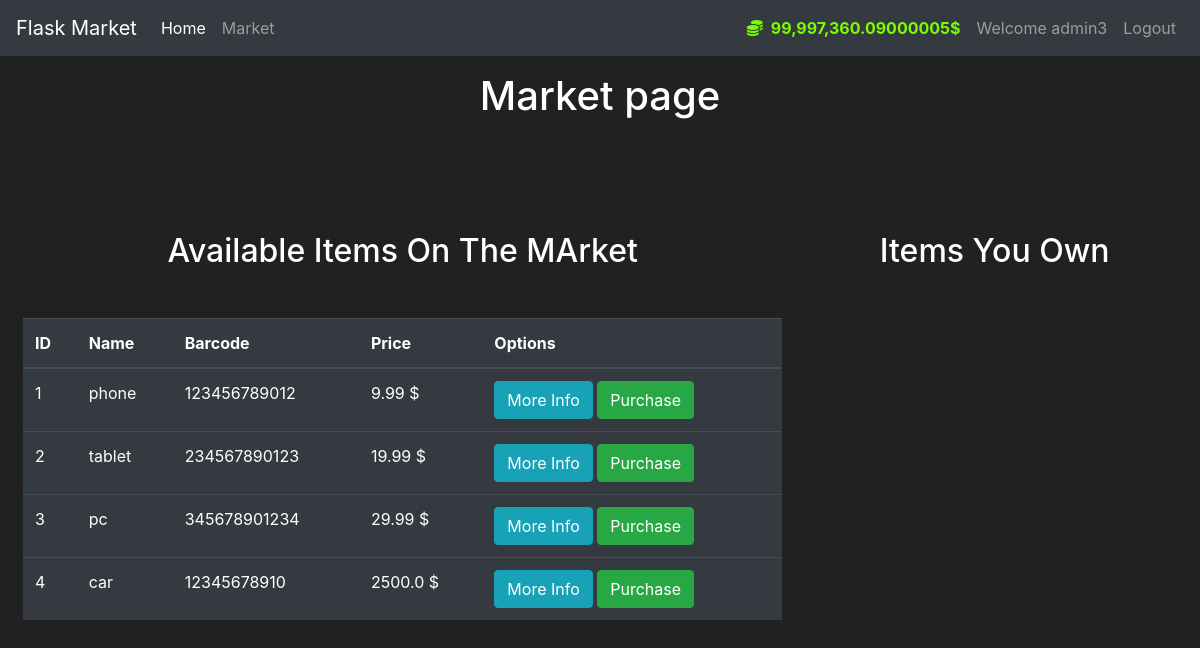
The page /market (signed in) on the database its author committed.
### market/models.py (models this page shows, shortened)
class User(db.Model,UserMixin):
    id = db.Column(db.Integer(), primary_key=True)
    username = db.Column(db.String(30), nullable=False,unique=True)
    email = db.Column(db.String(100), nullable=False,unique=True)
    password_hash = db.Column(db.String(60), nullable=False)
    budget = db.Column(db.Integer(), nullable=False,default=1000)
    items = db.relationship('Item',backref='owned_user',lazy=True)
    @property
    def password(self):
        return self.password
    @property
    def nice_budget(self):
        return f"{self.budget:,}"

class Item(db.Model):
    id = db.Column(db.Integer(), primary_key=True)
    name = db.Column(db.String(30), nullable=False,unique=True)
    description = db.Column(db.String(1024), nullable=False)
    barcode = db.Column(db.Integer(), unique=True, nullable=False)
    price = db.Column(db.Float(), nullable=False)
    owner = db.Column(db.Integer(),db.ForeignKey('user.id'))

### market/routes.py (the view, shortened to what this page needs)
@app.route('/market',methods=['GET', 'POST'])
@login_required
def Market():
    purchaseItemForm = PurchaseItemForm()
    sellItemForm = SellItemForm()
    if request.method == "GET":
        items = Item.query.filter_by(owner=None)
        owned_items = Item.query.filter_by(owner=current_user.id)
        return render_template('market.html',items=items,purchaseFrom=purchaseItemForm,owned_items=owned_items,sellItemForm=sellItemForm)

### market/models.py (called while the page is built)
@login_manager.user_loader
def load_user(user_id):
    return User.query.get(int(user_id))

### market/templates/market.html (shortened to what this page needs)
{% extends 'base.html' %}
{% block content %}
<h1 class="text-center my-3">Market page</h1>
<div class="row my-2 mx-2">
    <div class="col-8 my-5">
        <h2 class="my-5 text-center">Available Items On The MArket</h2>
        <table class="table table-hover table-dark">
            <thead class="thead-dark">
                <tr>
                    <th scope="col">ID</th>
                    <th scope="col">Name</th>
                    <th scope="col">Barcode</th>
                    <th scope="col">Price</th>
                    <th scope="col">Options</th>
                </tr>
            </thead>
            <tbody>
                {% for item in items %}
                <tr>
                    <td>{{item.id}}</td>
                    <td>{{item.name}}</td>
                    <td>{{item.barcode}}</td>
                    <td>{{item.price}} $</td>
                    <td>
                        <button class="btn btn-outline btn-info" data-toggle="modal" data-target="#Modal-MoreInfo-{{item.id}}">More
                            Info</button>
                        <button class="btn btn-outline btn-success" data-toggle="modal" data-target="#Modal-PurchaseConfirm-{{item.id}}">Purchase</button>
                    </td>
                </tr>
                {% endfor %}
            </tbody>
        </table>
    </div>
    <div class="col-4 my-5">
        <h2 class="my-5 text-center">Items You Own</h2>
    </div>
</div>
{% endblock %}

### market/templates/base.html (shortened to what this page needs)
<!doctype html>
<html lang="en">
<head>
  <link rel="stylesheet" href="https://cdn.jsdelivr.net/npm/bootstrap@4.5.3/dist/css/bootstrap.min.css"
>
  <link rel="stylesheet" href="https://cdnjs.cloudflare.com/ajax/libs/font-awesome/5.15.4/css/all.min.css">
</head>
<body>
  <nav class="navbar navbar-expand-md navbar-dark bg-dark">
    <a class="navbar-brand" href="{{url_for('Home')}}">Flask Market</a>
    <div class="collapse navbar-collapse" id="navbarNav">
      <ul class="navbar-nav mr-auto">
        <li class="nav-item active">
          <a class="nav-link" href="{{url_for('Home')}}">Home <span class="sr-only">(current)</span></a>
        </li>
        <li class="nav-item">
          <a class="nav-link" href="{{url_for('Market')}}">Market</a>
        </li>
      </ul>
      {% if current_user.is_authenticated %}
      <ul class="navbar-nav">
        <li class="nav-item">
          <a class="nav-link" href="#" style="color: lawngreen;font-weight:bold ">
            <i class="fas fa-coins mx-2"></i>{{current_user.nice_budget }}$
          </a>
        </li>
        <li class="nav-item">
          <a class="nav-link" href="#">Welcome {{ current_user.username }}</a>
        </li>
        <li class="nav-item">
          <a class="nav-link" href="{{ url_for('Logout') }}">Logout</a>
        </li>
      </ul>
      {% endif %}
    </div>
  </nav>
  {% block content %}
  {% endblock %}
</body>
</html>

### market/templates/base.html (style rules this page uses)
body { background-color: #212121; color: white }

### rows shown on the page
User: nice_budget "99,997,360.09000005", username "admin3"
Item: id "1", name "phone", barcode "123456789012", price "9.99"
Item: id "2", name "tablet", barcode "234567890123", price "19.99"
Item: id "3", name "pc", barcode "345678901234", price "29.99"
Item: id "4", name "car", barcode "12345678910", price "2500.0"
